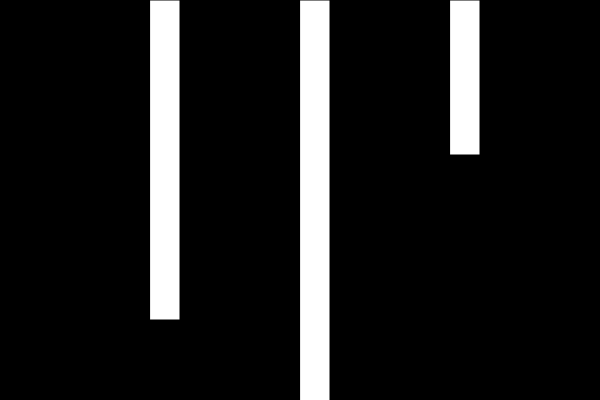
Frame 1 (no input)
Frame 60 (no input): identical to frame 1, image omitted
Frame 120 (the mouse pressed at the canvas centre since frame 60): identical to frame 1, image omitted

The p5.js sketch that drew this single still picture (run headless with seeded random() and noise() and a simulated clock; from frame 60 on, the mouse is pressed at the canvas centre):

// p5.js sketch
// ── sketch.js
// Example 2-10: objects

var ages = { kate: 320, max:489, kai: 155 };

function setup() {
  createCanvas(600, 400);
}

function draw() {
  background(0);
  rect(width/4, 0, 30, ages.kate);
  rect(2*width/4, 0, 30, ages.max);
  rect(3*width/4, 0, 30, ages.kai);
}
